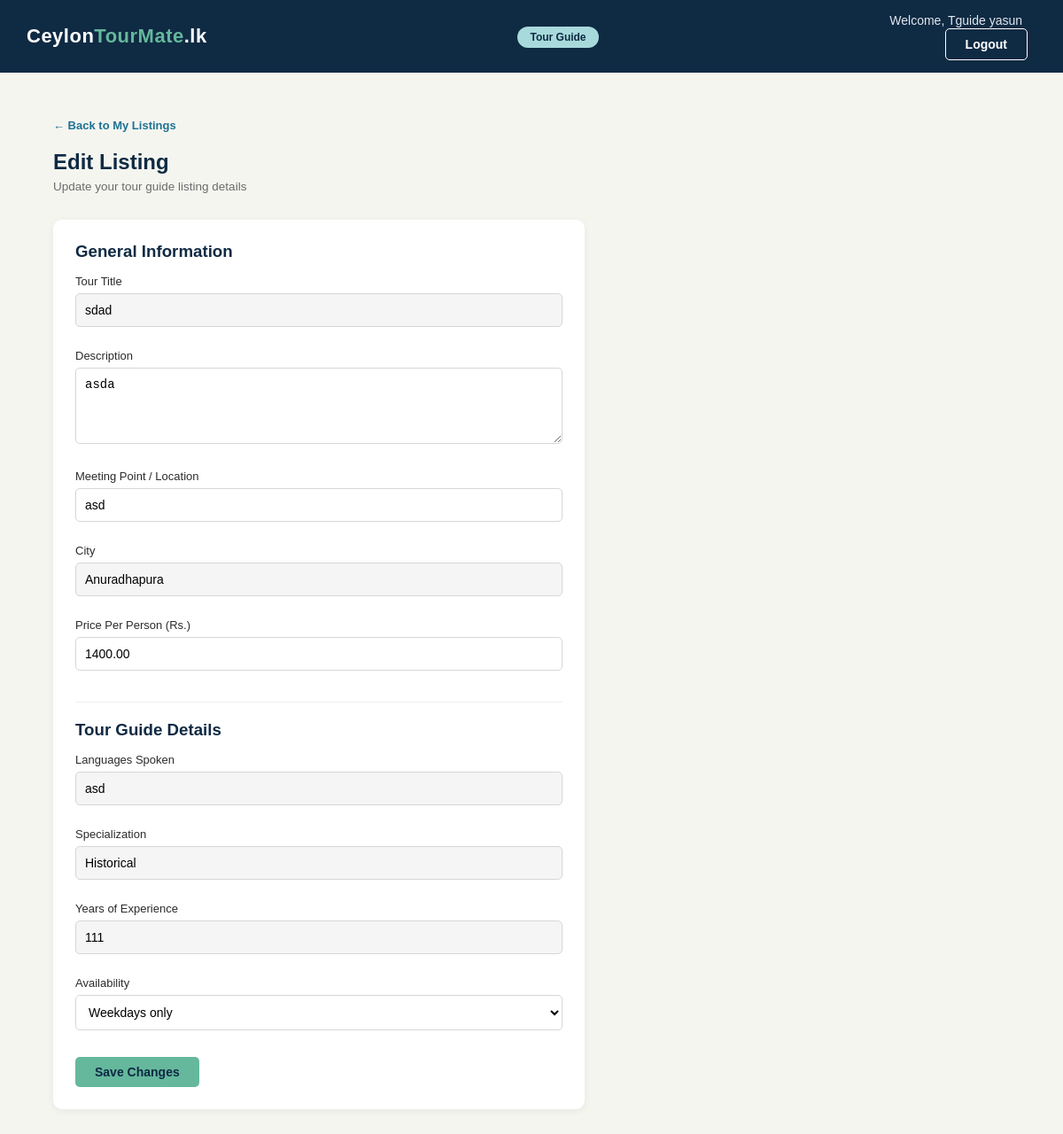
The page /tourguideeditlisting.php?id=3 (signed in) on the database its author committed.
### tables this page shows
CREATE TABLE `tourguide_listings` (
  `id` int(11) NOT NULL,
  `listing_id` int(11) DEFAULT NULL,
  `languages` varchar(255) DEFAULT NULL,
  `specialization` varchar(255) DEFAULT NULL,
  `experience_years` int(11) DEFAULT NULL,
  `availability` varchar(255) DEFAULT NULL
);

CREATE TABLE `listings` (
  `id` int(11) NOT NULL,
  `user_id` int(11) DEFAULT NULL,
  `title` varchar(255) DEFAULT NULL,
  `description` text DEFAULT NULL,
  `location` varchar(255) DEFAULT NULL,
  `city` varchar(100) DEFAULT NULL,
  `price` decimal(10,2) DEFAULT NULL,
  `status` enum('pending','approved','rejected') DEFAULT 'pending',
  `type` enum('tour_guide','shop','hotel','experience') DEFAULT NULL,
  `created_at` timestamp NOT NULL DEFAULT current_timestamp()
);

### tourguideeditlisting.php (the view, shortened to what this page needs)
<?php
$listingId = $_GET['id'];
$userId    = $_SESSION['user_id'];
$conn      = DBconnection::getInstance()->getConnection();
$sql  = "SELECT l.*, tl.languages, tl.specialization, tl.experience_years, tl.availability
          FROM listings l
          JOIN tourguide_listings tl ON l.id = tl.listing_id
          WHERE l.id = ? AND l.user_id = ?";
$stmt = $conn->prepare($sql);
$stmt->bind_param("ii", $listingId, $userId);
$stmt->execute();
$listing = $stmt->get_result()->fetch_assoc();
?>
<!DOCTYPE html>
<html lang="en">
<head>
    <link rel="stylesheet" type="text/css" href="style.css">
</head>
<body>
<div class="navbar">
    <table>
        <tr>
            <td class="logo-cell">
                <a href="tourguidedashboard.php"><span class="logo-text">Ceylon<span>TourMate</span>.lk</span></a>
            </td>
            <td class="nav-links-cell">
                <span class="partner-badge tourguide-badge">Tour Guide</span>
            </td>
            <td class="nav-buttons-cell">
                <span class="admin-welcome">Welcome, <?php echo $_SESSION['firstname']; ?></span>
                <a href="logout.php"><button class="btn btn-login">Logout</button></a>
            </td>
        </tr>
    </table>
</div>
<div class="admin-section">
    <a href="tourguidemanagelistings.php" class="back-link">&larr; Back to My Listings</a>
    <h2 class="admin-page-title">Edit Listing</h2>
    <p class="admin-page-subtitle">Update your tour guide listing details</p>
    <div class="commission-form-card" style="max-width:600px;">
        <form name="tourguideaddlistingform" method="post" action="tourguideeditlistingbackend.php" onsubmit="return validateTourGuideAddListing();">
            <h3 style="color:#0f2a43; margin-bottom:15px;">General Information</h3>
            <label>Tour Title</label>
            <input type="text" name="title" value="<?php echo $listing['title']; ?>"readonly style="background-color:#f5f5f5; cursor:not-allowed;">
            <label>Description</label>
            <textarea name="description" rows="4" style="width:100%; padding:10px; border:1px solid #d6d6d6; border-radius:5px; font-size:14px; margin-bottom:15px; resize:vertical;"><?php echo $listing['description']; ?></textarea>
            <label>Meeting Point / Location</label>
            <input type="text" name="location" value="<?php echo $listing['location']; ?>">
            <label>City</label>
            <input type="text" name="city" value="<?php echo $listing['city']; ?>"readonly style="background-color:#f5f5f5; cursor:not-allowed;">
            <label>Price Per Person (Rs.)</label>
            <input type="number" name="price" step="0.01" min="0" value="<?php echo $listing['price']; ?>">
            <hr style="border:none; border-top:1px solid #eee; margin:20px 0;">
            <h3 style="color:#0f2a43; margin-bottom:15px;">Tour Guide Details</h3>
            <label>Languages Spoken</label>
            <input type="text" name="languages" value="<?php echo $listing['languages']; ?>"readonly style="background-color:#f5f5f5; cursor:not-allowed;">
            <label>Specialization</label>
			<input type="text" name="specialization" value="<?php echo $listing['specialization']; ?>"readonly style="background-color:#f5f5f5; cursor:not-allowed;">
            <label>Years of Experience</label>
            <input type="number" name="experience_years" min="0" value="<?php echo $listing['experience_years']; ?>"readonly style="background-color:#f5f5f5; cursor:not-allowed;">
            <label>Availability</label>
            <select name="availability">
                <?php
                $avails = ['Daily','Weekdays only','Weekends only','By appointment'];
                foreach($avails as $avail) {
                    $selected = ($listing['availability'] == $avail) ? 'selected' : '';
                    echo "<option value='$avail' $selected>$avail</option>";
                }
                ?>
            </select>
            <button type="submit" class="btn btn-primary" style="margin-top:15px;">Save Changes</button>
        </form>
    </div>
</div>
</body>
</html>

### style.css (style rules this page uses)
* { margin: 0; padding: 0; box-sizing: border-box; }
body { font-family: Arial, Helvetica, sans-serif; background-color: #f5f5f0; color: #2b2b2b; }
a { text-decoration: none; color: inherit; }
.navbar { background-color: #0f2a43; width: 100%; }
.navbar table { width: 100%; border-collapse: collapse; }
.navbar td { padding: 14px 30px; vertical-align: middle; }
.logo-cell { width: 30%; }
.logo-text { color: #ffffff; font-size: 22px; font-weight: bold; letter-spacing: 0.5px; }
.logo-text span { color: #65b89c; }
.nav-links-cell { width: 45%; text-align: center; }
.nav-buttons-cell { width: 30%; text-align: right; }
.btn { display: inline-block; padding: 9px 22px; border-radius: 5px; font-size: 14px; font-weight: bold; cursor: pointer; border: none; }
.btn-login { background-color: transparent; color: #ffffff; border: 1px solid #ffffff; margin-right: 10px; }
.btn-primary { background-color: #65b89c; color: #0f2a43; margin-right: 12px; }
.admin-welcome { color: #e2e8f0; font-size: 14px; margin-right: 16px; }
.admin-section { padding: 50px 60px; max-width: 1300px; margin: 0 auto; }
.admin-page-title { font-size: 24px; color: #0f2a43; margin-bottom: 6px; }
.admin-page-subtitle { font-size: 13.5px; color: #6b6b6b; margin-bottom: 30px; }
.back-link { display: inline-block; font-size: 13px; color: #1c7293; font-weight: bold; margin-bottom: 20px; }
.commission-form-card { background-color: #ffffff; border-radius: 10px; padding: 25px; max-width: 450px; box-shadow: 0 2px 8px rgba(0, 0, 0, 0.06); }
.commission-form-card label { display: block; font-size: 13px; color: #2b2b2b; margin-bottom: 6px; }
.commission-form-card input { width: 100%; padding: 10px; border: 1px solid #d6d6d6; border-radius: 5px; font-size: 14px; margin-bottom: 15px; }
.commission-form-card select { width: 100%; padding: 10px; border: 1px solid #d6d6d6; border-radius: 5px; font-size: 14px; margin-bottom: 15px; background-color: #ffffff; }
.commission-form-card label { display: block; font-size: 13px; color: #2b2b2b; margin-bottom: 6px; margin-top: 10px; }
.partner-badge { background-color: #f0c040; color: #0f2a43; font-size: 12px; font-weight: bold; padding: 5px 14px; border-radius: 20px; }
.tourguide-badge { background-color: #a8dadc; color: #0f2a43; }

### rows shown on the page
tourguide_listings: title "sdad", description "asda", location "asd", city "Anuradhapura", price "1400.00", languages "asd", specialization "Historical", experience_years "111"

### other values the page prints
$_SESSION['firstname'] "Tguide yasun"
form field availability "Weekdays only"
